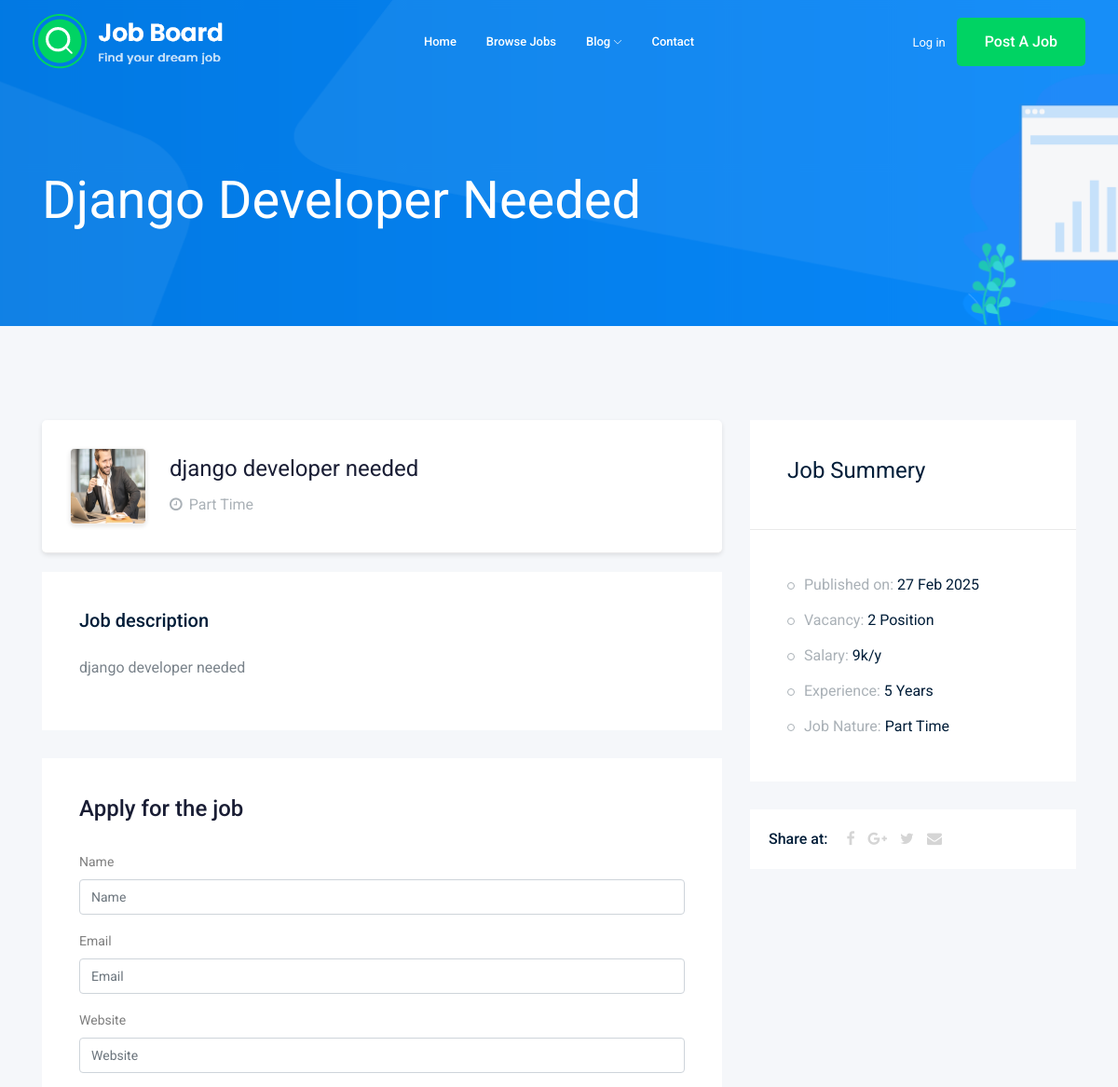
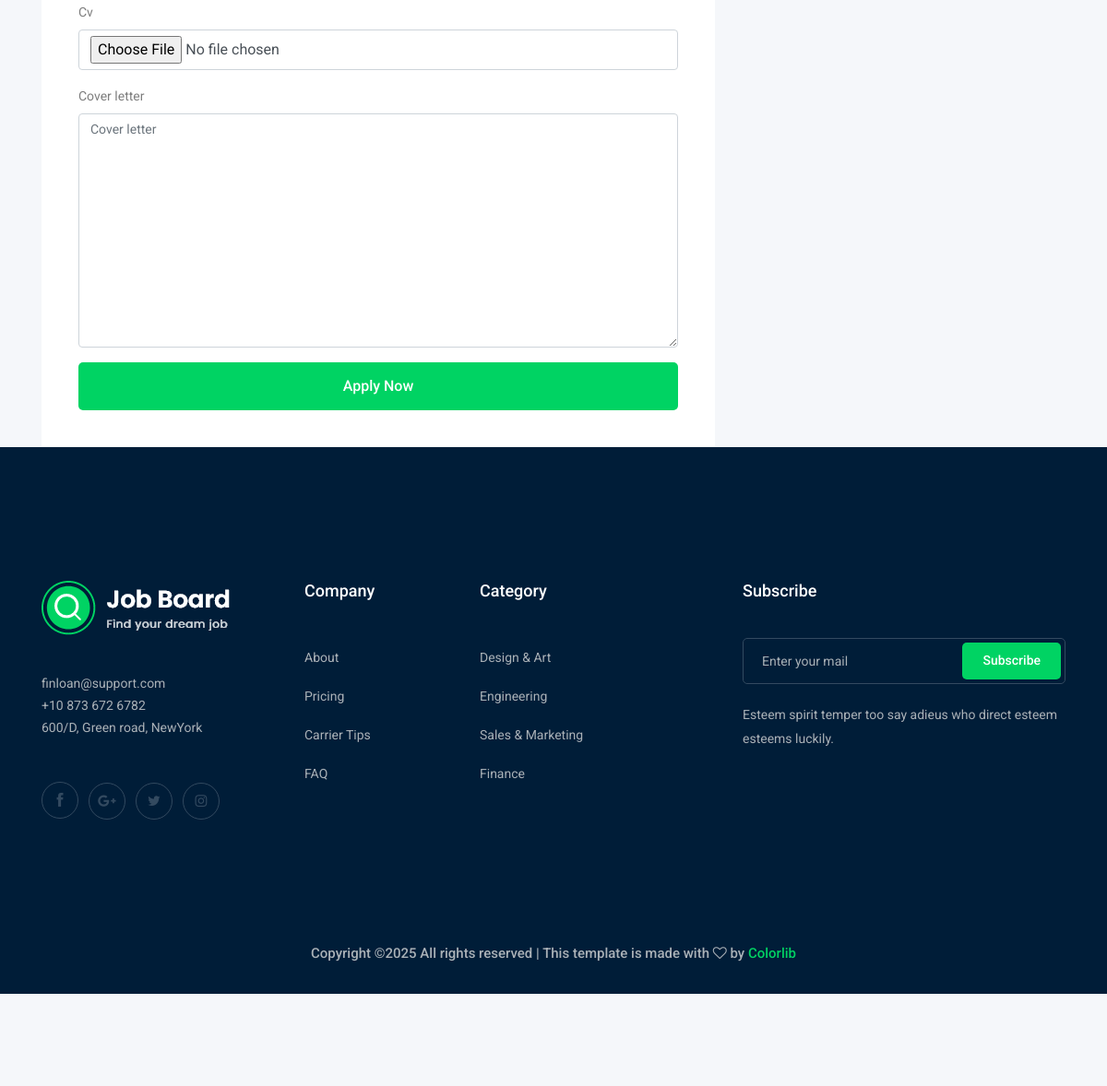
The app's page /jobs/django-developer-needed/ with its own data (2 pictures, top to bottom).
### job/models.py (models this page shows, shortened)
class Job(models.Model):
    JOB_TYPE = (
        ('Full Time', 'Full Time'),
        ('Part Time', 'Part Time'),
        )
    owner = models.ForeignKey(User , on_delete=models.CASCADE , related_name='job_owner')
    title = models.CharField(max_length=50)
    job_type = models.CharField(max_length=15, choices=JOB_TYPE)
    description = models.TextField(max_length=1000)
    published_at = models.DateTimeField(auto_now_add=True)
    vacancy = models.IntegerField(default=1)
    salary = models.IntegerField(default=0)
    experience = models.IntegerField(default=1)
    category = models.ForeignKey('Category', on_delete=models.CASCADE , null=True)
    image = models.ImageField(upload_to=image_upload)
    slug = models.SlugField(blank= True , null=True) # slug = title
    def __str__(self):
        return self.title

### job/views.py (the view)
# urls.py: path('<str:slug>/', views.job_detail, name='job_detail'),
def job_detail(request , slug):
    job_detail= Job.objects.get(slug=slug)
    if request.method =='POST':
        form = ApplyForm(request.POST , request.FILES) # request.FILES to upload files
        if form.is_valid():
            myform = form.save(commit=False) # commit=False to save the form without saving it to the database
            myform.job = job_detail # job_detail is the job that the user applied for
            myform.save()
    else :
        form = ApplyForm()
    return render(request , 'job/job_detail.html' , {'job':job_detail , 'form1':form})

### job/forms.py
class ApplyForm(forms.ModelForm):
    class Meta:
        model = Apply
        fields = ['name', 'email', 'website', 'cv', 'cover_letter']

### job/templates/job/job_detail.html (shortened to what this page needs)
{% extends 'base.html' %}
{% load bootstrap4 %}
{% block body %}
    <div class="bradcam_area bradcam_bg_1">
        <div class="container">
            <div class="row">
                <div class="col-xl-12">
                    <div class="bradcam_text">
                        <h3>{{job}}</h3>
                    </div>
                </div>
            </div>
        </div>
    </div>
    <div class="job_details_area">
        <div class="container">
            <div class="row">
                <div class="col-lg-8">
                    <div class="job_details_header">
                        <div class="single_jobs white-bg d-flex justify-content-between">
                            <div class="jobs_left d-flex align-items-center">
                                <div class="thumb">
                                    <img src="{{ job.image.url }}" alt="{{ job.title }}" class="job-image">
                                </div>
                                <div class="jobs_conetent">
                                    <a href="#"><h4>{{job}}</h4></a>
                                    <div class="links_locat d-flex align-items-center">
                                        <div class="location">
                                            <p> <i class="fa fa-clock-o"></i>{{job.job_type}}</p>
                                        </div>
                                    </div>
                                </div>
                            </div>
                        </div>
                    </div>
                    <div class="descript_wrap white-bg">
                        <div class="single_wrap">
                            <h4>Job description</h4>
                            <p>{{job.description}}</p>
                        </div>
                    </div>
                    <div class="apply_job_form white-bg">
                        <h4>Apply for the job</h4>
                        <form method="POST" enctype="multipart/form-data">
                            {% bootstrap_form form1 %}
                            {% buttons %}
                                <button class="boxed-btn3 w-100" type="submit">Apply Now</button>
                            {% endbuttons %}
                        </form>
                    </div>
                </div>
                <div class="col-lg-4">
                    <div class="job_sumary">
                        <div class="summery_header">
                            <h3>Job Summery</h3>
                        </div>
                        <div class="job_content">
                            <ul>
                                <li>Published on: <span>{{job.published_at|date:'d M o'}}</span></li>
                                <li>Vacancy: <span>{{job.vacancy}} Position</span></li>
                                <li>Salary: <span>{{job.salary}}k/y</span></li>
                                <li>Experience: <span>{{job.experience}} Years</span></li>
                                <li>Job Nature: <span> {{job.job_type}}</span></li>
                            </ul>
                        </div>
                    </div>
                    <div class="share_wrap d-flex">
                        <span>Share at:</span>
                        <ul>
                            <li><a href="#"> <i class="fa fa-facebook"></i></a> </li>
                            <li><a href="#"> <i class="fa fa-google-plus"></i></a> </li>
                            <li><a href="#"> <i class="fa fa-twitter"></i></a> </li>
                            <li><a href="#"> <i class="fa fa-envelope"></i></a> </li>
                        </ul>
                </div>
            </div>
        </div>
    </div>
    {% endblock body %}

### static/css/home.css (style rules this page uses)
.thumb { width: 100px; height: 100px; overflow: hidden; border-radius: 8px; display: flex; justify-content: center; align-items: center; background-color: #e0e0e0; border: 1px solid #ccc; box-shadow: 0 2px 5px rgba(0, 0, 0, 0.1); }
.job-image { width: 100%; height: 100%; object-fit: cover; object-position: center; transition: transform 0.3s ease-in-out; }
.single_jobs { padding: 15px; margin-bottom: 20px; border-radius: 10px; background-color: #fff; transition: box-shadow 0.3s ease; box-shadow: 0 2px 5px rgba(0, 0, 0, 0.1); }
.jobs_conetent h4 { font-size: 18px; margin-bottom: 5px; color: #191d34; }
.jobs_conetent p { font-size: 14px; color: #7A838B; margin-bottom: 10px; }
.job_lists .single_jobs .jobs_left .thumb, .job_details_area .single_jobs .jobs_left .thumb { width: 130px; height: 130px; padding: 15px; }
.job_lists .single_jobs .jobs_left .thumb img, .job_details_area .single_jobs .jobs_left .thumb img { width: 100px; height: 100px; object-fit: cover; }

### records on screen
Job: title "Django Developer Needed", image (picture), title "django developer needed", job_type "Part Time", description "django developer needed", published_at "27 Feb 2025", vacancy "2", salary "9", experience "5"
